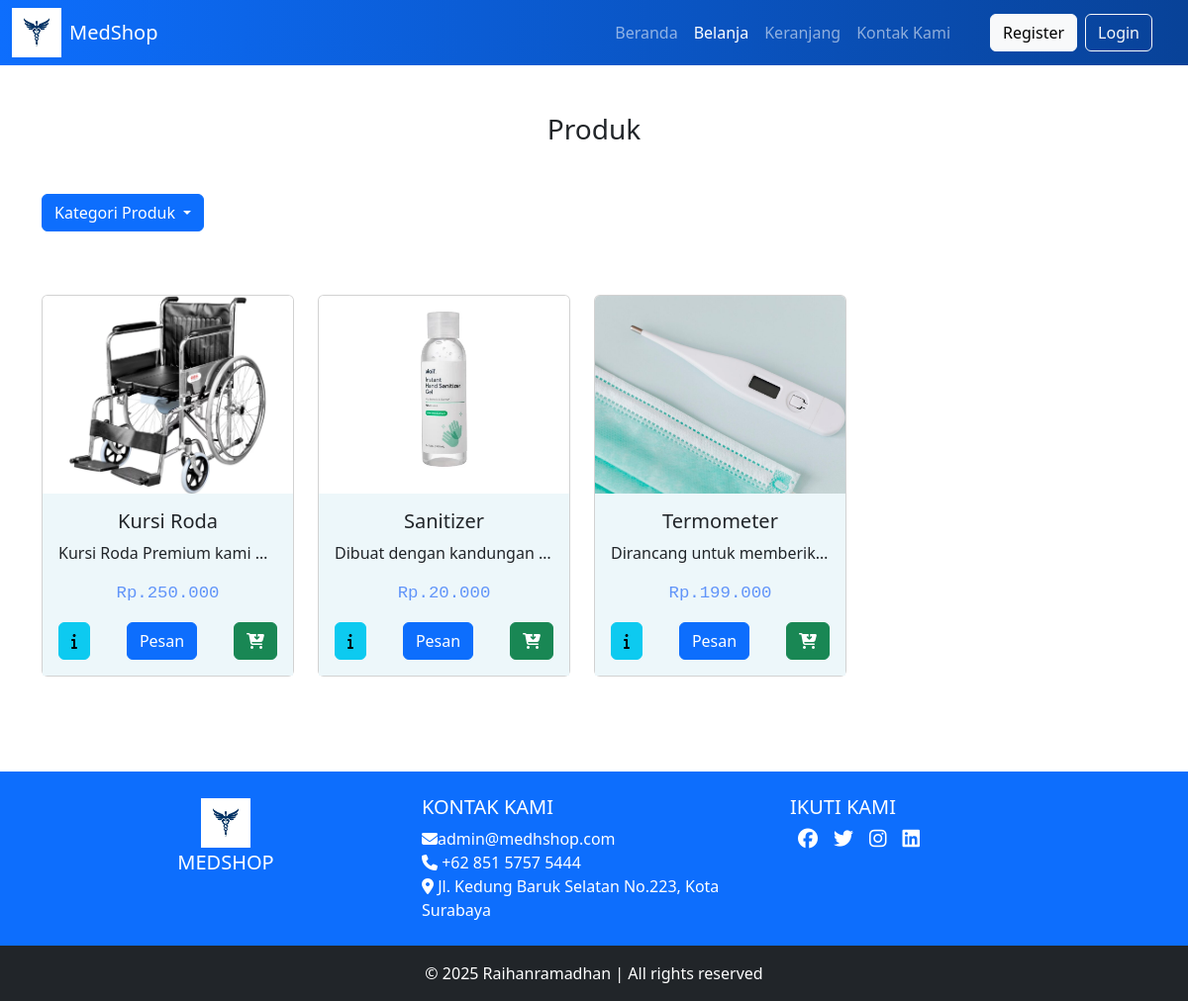
The app's page /belanja.php with its own data.
### tables this page shows
CREATE TABLE `produk` (
  `id` int(11) NOT NULL,
  `id_kategori` int(11) NOT NULL,
  `nama` varchar(255) NOT NULL,
  `harga` double NOT NULL,
  `foto` varchar(255) DEFAULT NULL,
  `detail` text DEFAULT NULL,
  `stok` enum('tersedia','habis') DEFAULT 'tersedia'
);

### belanja.php (the view, shortened to what this page needs)
<?php
include 'koneksi.php';
if (isset($_GET['kategori'])) {
  $queryListProduk = mysqli_query($conn, "SELECT * from produk where id_kategori='$_GET[kategori]'");
} else {
  $queryListProduk = mysqli_query($conn, "SELECT * from produk");
}
?>
<!DOCTYPE html>
<html lang="en">
<head>
  <link href="bootstrap/css/bootstrap.css" rel="stylesheet" />
  <link rel="stylesheet" href="https://cdnjs.cloudflare.com/ajax/libs/font-awesome/6.6.0/css/all.min.css"/>
  <link rel="stylesheet" href="assets/style.css" />
</head>
<body>
  <nav class="navbar navbar-expand-lg navbar-dark">
    <div class="container-fluid">
      <img src="assets/image/profile.jpg" alt="Logo" style="width: 50px; height: 50px;" class="d-inline-block align-text-top" />
      <a class="navbar-brand mx-2" href="index.php">MedShop</a>
      <div class="collapse navbar-collapse justify-content-end" id="navbarNav">
        <ul class="navbar-nav">
          <li class="nav-item"><a class="nav-link" href="index.php">Beranda</a></li>
          <li class="nav-item"><a class="nav-link active" href="#">Belanja</a></li>
          <li class="nav-item"><a class="nav-link" href="cart.php?p=0">Keranjang</a></li>
          <li class="nav-item"><a class="nav-link" href="kontak.php">Kontak Kami</a></li>
        </ul>
        <ul class="navbar-nav mx-4">
          <?php
          if (!isset($_SESSION['log'])) {
            echo '
              <li><a href="register.php" class="btn btn-light mx-2">Register</a></li>
              <li><a href="login.php" class="btn btn-outline-light">Login</a></li>
            ';
          }
          ?>
        </ul>
      </div>
    </div>
  </nav>
<section id="produk">
  <div class="container-fluid py-5">
    <div class="container text-center">
      <div class="mb-5">
        <h3>Produk</h3>
      </div>
      <div class="row">
        <div class="d-flex dropdown mb-3">
          <a class="btn btn-primary dropdown-toggle" href="#" role="button" name="kategori" data-bs-toggle="dropdown" aria-expanded="false">
            Kategori Produk
          </a>
        </div>
        <div class="row row-cols-1 row-cols-sm-2 row-cols-md-4 g-4">
          <?php
          while ($data = mysqli_fetch_array($queryListProduk)) {
          ?>
            <div class="col">
              <div class="card h-100">
                <div class="cardimg">
                  <img src="assets/image/<?php echo $data['foto'] ?>" class="card-img-top" alt="...">
                </div>
                <div class="card-body">
                  <h5 class="card-title"><?php echo $data['nama'] ?></h5>
                  <p class="card-text text-truncate"><?php echo $data['detail'] ?></p>
                  <p class="card-text harga">Rp.<?php echo number_format($data['harga'], 0, ',', '.')  ?></p>
                  <div class="d-flex justify-content-between">
                    <a href="detail.php?p=<?php echo $data['id'] ?>" class="btn btn-info">
                      <i class="fa-solid fa-info"></i>
                    </a>
                    <a href="cart.php?p=<?php echo $data['id'] ?>" class="btn btn-primary">Pesan</a>
                    <?php if ($data['stok'] == 'habis') { ?>
                      <a href="#" class="btn btn-secondary">Stok Habis</a>
                    <?php } else { ?>
                      <button class="btn btn-success add-to-cart" data-id="<?php echo $data['id'] ?>">
                        <i class="fa-solid fa-cart-arrow-down"></i>
                      </button>
                    <?php } ?>
                  </div>
                </div>
              </div>
            </div>
          <?php } ?>
        </div>
      </div>
    </div>
  </div>
</section>
<?php require 'footer.php' ?>
</body>
</html>

### assets/style.css (style rules this page uses)
.harga { font-size: 13pt; color: rgb(97, 148, 249); font-family: monospace; }
.cardimg { height: 200px; }
.cardimg img { height: 100%; width: 100%; object-fit: cover; object-position: center; }
.card-body { background-color: rgb(237, 247, 250); }

### belanja.php (style rules this page uses)
.navbar { background: linear-gradient(90deg, #0d6efd, #084298); }
.navbar-brand, .nav-link, .btn { font-weight: 500; }

### records on screen
produk: foto (picture), nama "Kursi Roda", detail "Kursi Roda Premium kami…", harga "250.000"
produk: foto (picture), nama "Sanitizer", detail "Dibuat dengan kandungan…", harga "20.000"
produk: foto (picture), nama "Termometer", detail "Dirancang untuk memberik…", harga "199.000"
